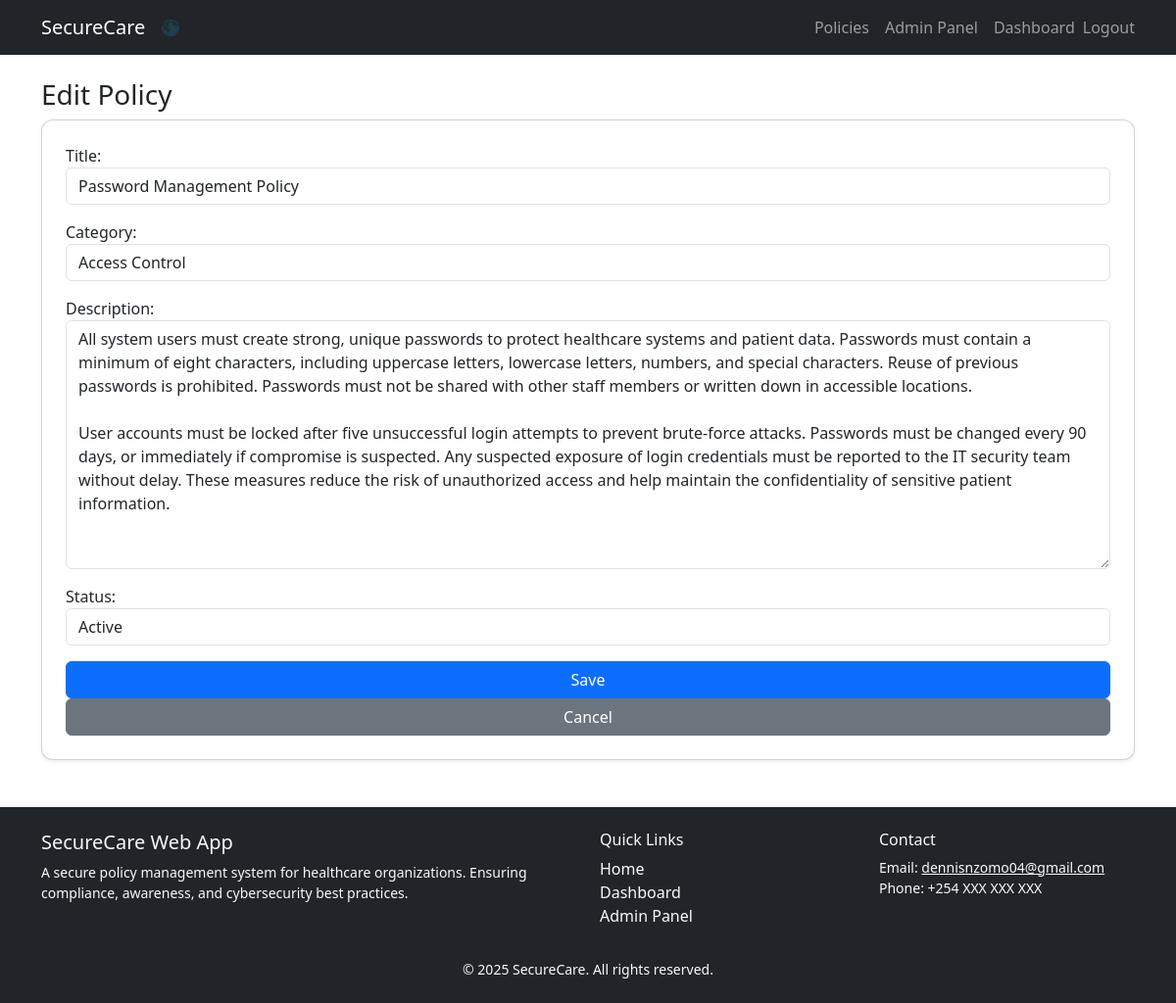
The app's page /edit/1/ (signed in) with its own data.
### policies/models.py (models this page shows, shortened)
class Policy(models.Model):
    title = models.CharField(max_length=200)
    category = models.CharField(max_length=100)
    description = models.TextField()
    status = models.CharField(
        max_length=100,
        choices=[
            ('Active', 'Active'),
            ('Under Review', 'Under_Review'),
        ]
    )
    created_at = models.DateTimeField(auto_now_add=True)

### policies/views.py (the view)
# urls.py: path('edit/<int:policy_id>/', views.edit_policy, name='edit_policy'),
@login_required
def edit_policy(request, policy_id):
    policy = get_object_or_404(Policy, id=policy_id)
    form = PolicyForm(request.POST or None, instance=policy)
    if form.is_valid():
        form.save()
        return redirect('admin_panel')
    return render(request, 'policies/policy_form.html', {'form': form, 'title': 'Edit Policy'})

### policies/forms.py
class PolicyForm(forms.ModelForm):
    class Meta:
        model = Policy
        fields = ['title', 'category', 'description', 'status']
        widgets = {
            'title': forms.TextInput(attrs={'class': 'form-control'}),
            'category': forms.TextInput(attrs={'class': 'form-control'}),
            'description': forms.Textarea(attrs={'class': 'form-control'}),
            'status': forms.Select(attrs={'class': 'form-control'}),
        }

### policies/templates/policies/policy_form.html (shortened to what this page needs)
{% extends 'policies/base.html' %}
{% block content %}
<h3>{{ title }}</h3>
<form method="POST" class="card p-4 shadow-sm">
    {{ form.as_p }}
    <button type="submit" class="btn btn-primary">Save</button>
    <a href="{% url 'admin_panel' %}" class="btn btn-secondary">Cancel</a>
</form>
{% endblock %}

### policies/static/css/style.css (style rules this page uses)
.card { border-radius: 0.75rem; box-shadow: 0 0.25rem 0.75rem rgba(0,0,0,0.1); }

### records on screen
Policy: title "Password Management Policy", category "Access Control", description "All system users must create strong, unique passwords to protect healthcare systems and patient data. Passwords must contain a minimum of eight characters, including uppercase letters, lowercase letters, numbers, and special characters. Reuse of previous passwords is prohibited. Passwords must not be shared with other staff members or written down in accessible locations. User accounts must be locked after five unsuccessful login attempts to prevent brute-force attacks. Passwords must be changed every 90 days, or immediately if compromise is suspected. Any suspected exposure of login credentials must be reported to the IT security team without delay. These measures reduce the risk of…", status "Active"

### other values on screen
{{ title }} "Edit Policy"
